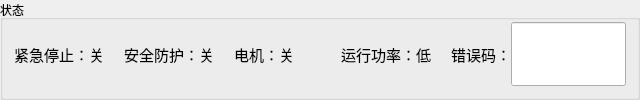
         <widget class="QGroupBox" name="groupBox_WorkStatus1">
          <property name="title">
           <string>状态</string>
          </property>
          <layout class="QHBoxLayout" name="horizontalLayout_29" stretch="1,1,1,1,2">
           <property name="spacing">
            <number>20</number>
           </property>
           <property name="topMargin">
            <number>2</number>
           </property>
           <item>
            <layout class="QHBoxLayout" name="horizontalLayout_24" stretch="0,1">
             <property name="spacing">
              <number>0</number>
             </property>
             <item>
              <widget class="QLabel" name="label_29">
               <property name="font">
                <font>
                 <pointsize>11</pointsize>
                </font>
               </property>
               <property name="text">
                <string>紧急停止：</string>
               </property>
              </widget>
             </item>
             <item>
              <widget class="QLabel" name="label_PauseSwitch">
               <property name="font">
                <font>
                 <pointsize>11</pointsize>
                </font>
               </property>
               <property name="text">
                <string>关</string>
               </property>
              </widget>
             </item>
            </layout>
           </item>
           <item>
            <layout class="QHBoxLayout" name="horizontalLayout_25" stretch="0,1">
             <property name="spacing">
              <number>0</number>
             </property>
             <item>
              <widget class="QLabel" name="label_27">
               <property name="font">
                <font>
                 <pointsize>11</pointsize>
                </font>
               </property>
               <property name="text">
                <string>安全防护：</string>
               </property>
              </widget>
             </item>
             <item>
              <widget class="QLabel" name="label_SecuritySwitch">
               <property name="font">
                <font>
                 <pointsize>11</pointsize>
                </font>
               </property>
               <property name="text">
                <string>关</string>
               </property>
              </widget>
             </item>
            </layout>
           </item>
           <item>
            <layout class="QHBoxLayout" name="horizontalLayout_26" stretch="0,1">
             <property name="spacing">
              <number>0</number>
             </property>
             <item>
              <widget class="QLabel" name="label_26">
               <property name="font">
                <font>
                 <pointsize>11</pointsize>
                </font>
               </property>
               <property name="text">
                <string>电机：</string>
               </property>
              </widget>
             </item>
             <item>
              <widget class="QLabel" name="label_MotorSwitch">
               <property name="font">
                <font>
                 <pointsize>11</pointsize>
                </font>
               </property>
               <property name="text">
                <string>关</string>
               </property>
              </widget>
             </item>
            </layout>
           </item>
           <item>
            <layout class="QHBoxLayout" name="horizontalLayout_27" stretch="0,1">
             <property name="spacing">
              <number>0</number>
             </property>
             <item>
              <widget class="QLabel" name="label_28">
               <property name="font">
                <font>
                 <pointsize>11</pointsize>
                </font>
               </property>
               <property name="text">
                <string>运行功率：</string>
               </property>
              </widget>
             </item>
             <item>
              <widget class="QLabel" name="label_MotorPower">
               <property name="font">
                <font>
                 <pointsize>11</pointsize>
                </font>
               </property>
               <property name="text">
                <string>低</string>
               </property>
              </widget>
             </item>
            </layout>
           </item>
           <item>
            <layout class="QHBoxLayout" name="horizontalLayout_28" stretch="0,1">
             <property name="spacing">
              <number>0</number>
             </property>
             <item>
              <widget class="QLabel" name="label_Error">
               <property name="font">
                <font>
                 <pointsize>11</pointsize>
                </font>
               </property>
               <property name="text">
                <string>错误码：</string>
               </property>
              </widget>
             </item>
             <item>
              <widget class="QLineEdit" name="lineEdit_ErrCode">
               <property name="sizePolicy">
                <sizepolicy hsizetype="Expanding" vsizetype="Preferred">
                 <horstretch>0</horstretch>
                 <verstretch>0</verstretch>
                </sizepolicy>
               </property>
               <property name="font">
                <font>
                 <pointsize>11</pointsize>
                </font>
               </property>
               <property name="readOnly">
                <bool>true</bool>
               </property>
              </widget>
             </item>
            </layout>
           </item>
          </layout>
         </widget>
